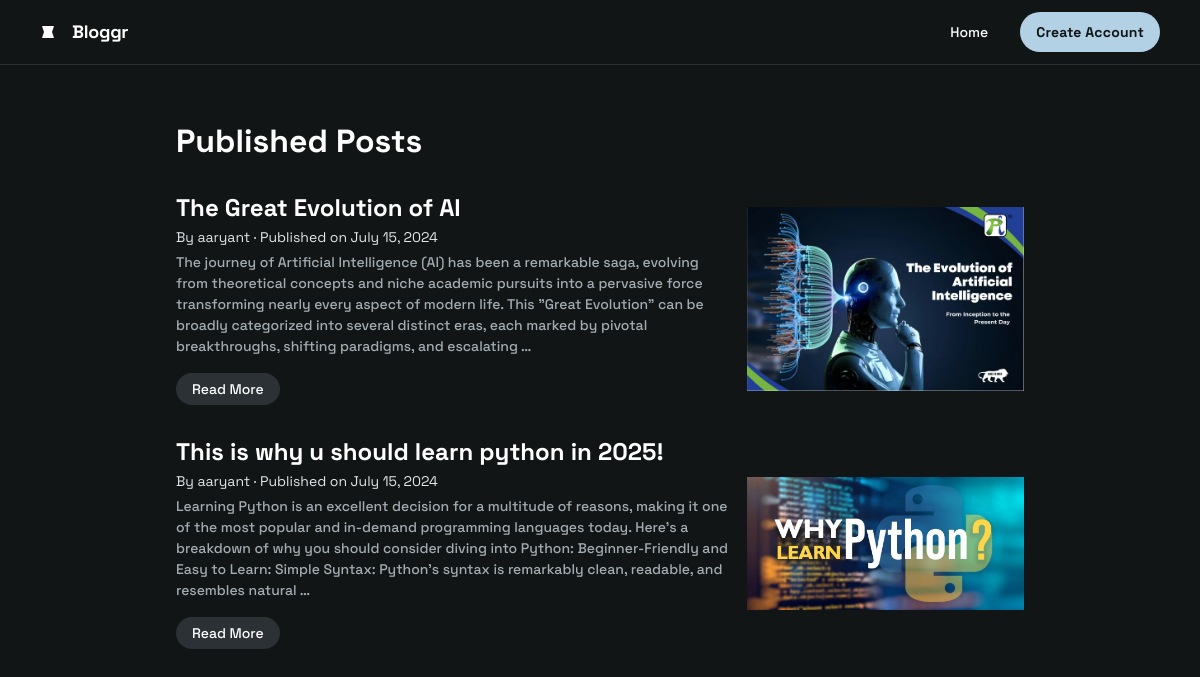
Page /list/ on the committed database.
### blogger/models.py (models this page shows)
class blogs(models.Model):
    blog_text=models.TextField()
    blog_title=models.CharField(max_length=500)
    blog_image=models.ImageField(upload_to='blogimg', null=True, blank=True)
    created_at=models.DateTimeField(auto_now=True)
    user=models.ForeignKey(User,on_delete=models.CASCADE, null=True, blank=True)

### blogger/views.py (the view)
# urls.py: path("list/", views.blog_list),
def blog_list(request):
    blog_list=blogs.objects.all()
    return render(request,"bloglist.html", {"blogs":blog_list})

### blogger/templates/bloglist.html
{% extends "base.html" %}
{% block content %}
        <div class="px-40 flex flex-1 justify-center py-5">
          <div class="layout-content-container flex flex-col max-w-[960px] flex-1">
            <div class="flex flex-wrap justify-between gap-3 p-4"><p class="text-white tracking-light text-[32px] font-bold leading-tight min-w-72">Published Posts</p></div>
{% for blog in blogs %}
            <div class="p-4">
              <div class="flex items-stretch justify-between gap-4 rounded-xl">
                <div class="flex flex-[2_2_0px] flex-col gap-4">
                  <div class="flex flex-col gap-1">
                    <p class="text-white text-[24px] font-bold leading-tight min-w-6">{{blog.blog_title}}</p>
                    <p class="text-[#e2e6e8] text-sm font-normal leading-normal">By {{blog.user.username}} · Published on July 15, 2024</p>
                    <p class="text-[#a2adb3] text-sm font-medium leading-normal">{{ blog.blog_text|truncatewords:50 }}</p>
                  </div>
                  <button
                    class="flex min-w-[84px] max-w-[480px] cursor-pointer items-center justify-center overflow-hidden rounded-full h-8 px-4 flex-row-reverse bg-[#2c3135] text-white text-sm font-medium leading-normal w-fit"
                  >
                    <span class="truncate"><a href="/read/{{blog.id}}/">Read More</a></span>
                  </button>
                </div>
                <div
                  class="w-full bg-center bg-no-repeat aspect-video bg-cover rounded-xl flex-1"
                  style='background-image: url("/media/{{blog.blog_image}}"); background-size:contain; background-position: center; background-repeat: no-repeat;'
                ></div>
              </div>
            </div>
{% endfor %}
          </div>
        </div>
    {% endblock %}

### rows in the picture
blogs: blog_title "The Great Evolution of AI", user.username "aaryant", blog_text "The journey of Artificial Intelligence (AI) has been a remarkable saga, evolving from theoretical concepts and niche academic pursuits into a pervasive force transforming nearly every aspect of modern life. This \"Great Evolution\" can be broadly categorized into several distinct eras, each marked by pivotal breakthroughs, shifting paradigms, and escalating …", blog_image (picture)
blogs: blog_title "This is why u should learn python in 2025!", user.username "aaryant", blog_text "Learning Python is an excellent decision for a multitude of reasons, making it one of the most popular and in-demand programming languages today. Here's a breakdown of why you should consider diving into Python: Beginner-Friendly and Easy to Learn: Simple Syntax: Python's syntax is remarkably clean, readable, and resembles natural …", blog_image (picture)
